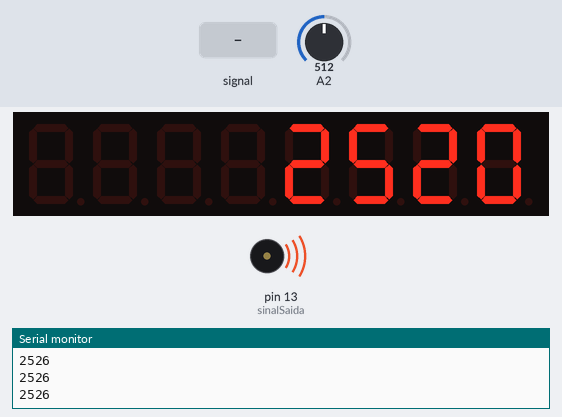
This sketch was run on a simulated Arduino Uno, built with avr-gcc and run on an emulated ATmega328P. Shown: 8-digit seven-segment display, buzzer (waves = sounding), the last lines printed to the serial monitor. Inputs (shaded band) come from the test bench; at power-on: A2 = 512.

Above: at 1.2 s.
1.3 s: A2 fed a 200 Hz sine of ±81 counts around its level
At 1.63 s:
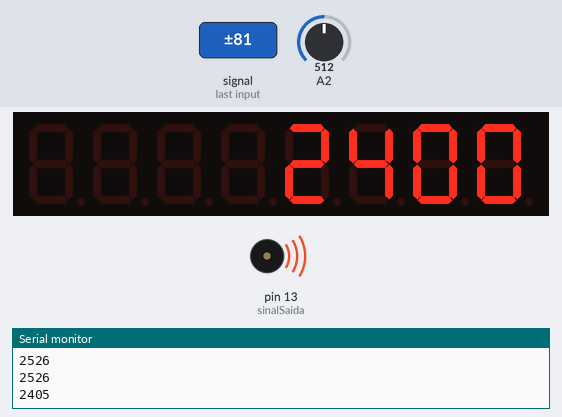
3.0 s: A2 set to 716
At 4.2 s:
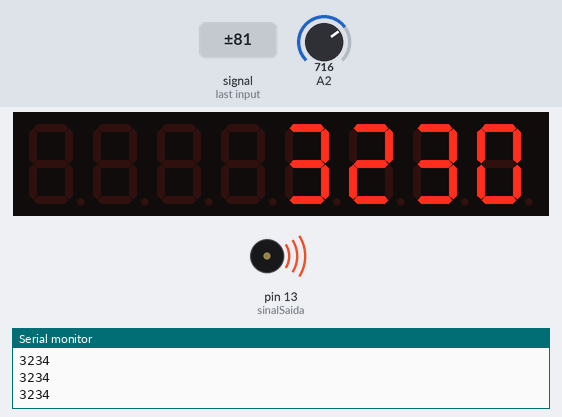
4.5 s: A2 set to 900
At 5.7 s:
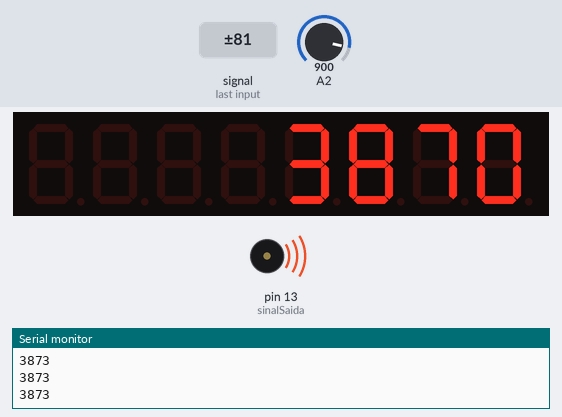
6.0 s: A2 set to 1023
At 7.2 s:
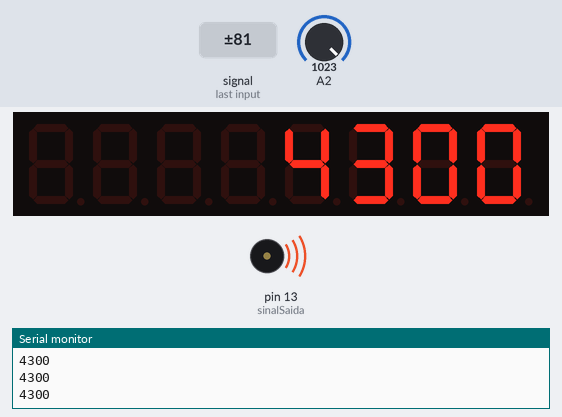
Timing chart, 0 to 8.5 s (numbered marks = the images above; inputs shaded):
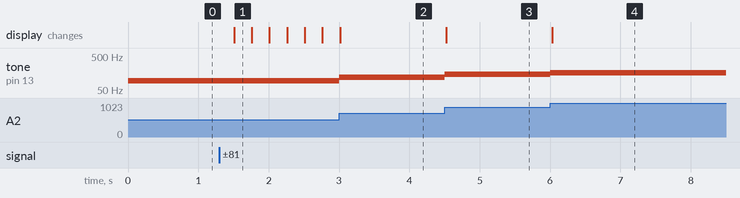

Measured:
- after the input at 1.3 s, the display: changes after 0.21 s (image 1)
- after the input at 4.5 s, tone on pin 13 (sinalSaida): 119 Hz → 143 Hz at once; the display: changes at once (image 3)
- after the input at 6.0 s, tone on pin 13 (sinalSaida): 143 Hz → 160 Hz at once; the display: changes at once (image 4)

The sketch:

SimuladorSinalRPM.ino
```cpp
/*
 * Simulador de sinal de RPM para Arduino UNO
 * Envia um pulso em velocidades correspondentes ao RPM de um motor boxer
 * Cada giro do virabrequim é composto de 4 disparos das velas.
 * Um motor a 1200 RPM terá um pulso a cada 50 milissegundos.
 * Hardware:
 *   - Potenciômetro ligado na porta A2
 *   - Display 7 segmentos 8 caracteres MAX7219
          pin 12 DataIn
          pin 11 CLK
          pin 10 LOAD
   Para analisar a saída do sinal no osciloscópio DSO138, basta:
   - Ligar medidor vermelho no pino 13;
   - Ligar medidor preto no pino GND;
   - Setar CPL em DC;
   - Setar SEN1 em 1V;
   - Setar SEN2 em X1;
   - Baixar onda no display até ficar visível.
 *
 */
#include "LedControl.h"

LedControl lc=LedControl(12,11,10,1);

const int sinalSaida = 13;
int valorRPM = 0;
int freqRPM = 0;
int mil = 0;
int cen = 0;
int dez = 0;
int uni = 0;
long timerScreen = 0;

void setup() {
  pinMode(sinalSaida, OUTPUT);
  Serial.begin(9600);
  Serial.println("RPM Simulador");
  lc.shutdown(0,false);
  lc.setIntensity(0,8);
  lc.clearDisplay(0);
}

void loop() {

  valorRPM = map(analogRead(A2),0,1023,750,4300);
  freqRPM = map(valorRPM,750,4300,25,160);
  if(timerScreen<millis()){
    timerScreen = millis()+250;
    mil = valorRPM/1000;
    lc.setDigit(0,3,mil,false);
    cen = (valorRPM/100)-(mil * 10);
    lc.setDigit(0,2,cen,false);
    dez = (valorRPM/10)-(mil * 100)-(cen*10);
    lc.setDigit(0,1,dez,false);
    lc.setDigit(0,0,0,false);
    Serial.println(valorRPM);
  }
  /*
  digitalWrite(sinalSaida, HIGH);
  delay(1);
  digitalWrite(sinalSaida, LOW);
  delay((60000/(valorRPM*4)));
  */
  tone(13,freqRPM);

}
```
